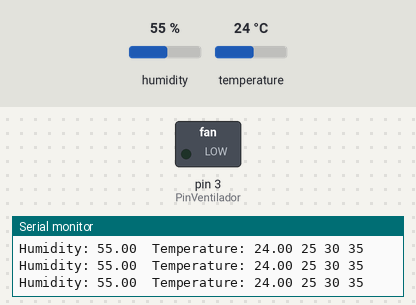
The sketch below on a simulated Arduino Uno, built with avr-gcc and run on an emulated ATmega328P. On the bench: switched loads named in the sketch (green lamp = pin HIGH), the last lines printed to the serial monitor. Inputs (shaded band) come from the test bench; at power-on: temperature 24 °C, humidity 55 %.

Above: at 2.8 s.
2.9 s: temperature set to 29 °C
9.0 s: temperature set to 32 °C
At 11.0 s:
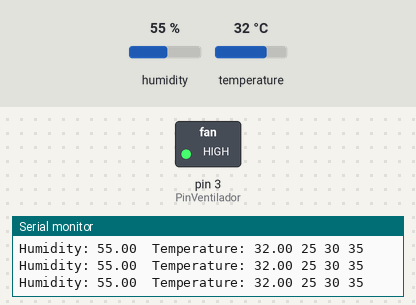
11.8 s: temperature set to 12 °C
At 13.3 s:
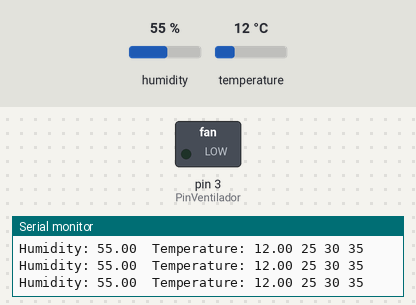
14.6 s: temperature set to 33 °C
At 17.8 s:
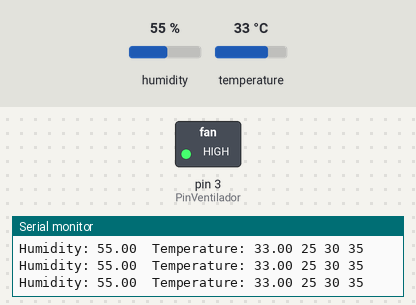
Timing chart, 0 to 19.3 s (numbered marks = the images above; inputs shaded):
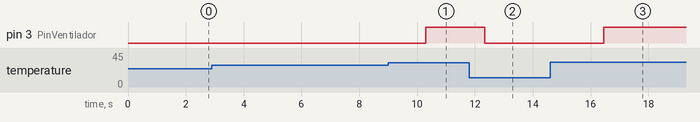

Measured:
- the behaviour switches between 30 and 31 °C on temperature (found by bisection; images 0 and 1)
- after the input at 9.0 s, pin 3 (PinVentilador): LOW → HIGH after 1.3 s
- after the input at 11.8 s, pin 3 (PinVentilador): HIGH → LOW after 0.55 s
- after the input at 14.6 s, pin 3 (PinVentilador): LOW → HIGH after 1.9 s

The sketch:

Milagro2DHT11.ino
```cpp
#include "DHT.h"

#define DHTPIN 2
#define DHTTYPE DHT11

float h;
float t;
float f;

DHT dht(DHTPIN, DHTTYPE);
int NivelActivacionVentilador = 30;
int PinVentilador = 3;

void setup() {
  Serial.begin(9600);
  Serial.println("DHTxx test!");
  pinMode(PinVentilador, OUTPUT);
  dht.begin();
}

void loop() {
  ActualizarEntradas();

  if (isnan(h) || isnan(t) || isnan(f)) {
    Serial.println("Failed to read from DHT sensor!");
    return;
  }

  ActualizarSalida();

  MostarSerial();
}

void ActualizarEntradas() {
  h = dht.readHumidity();
  t = dht.readTemperature();
  f = dht.readTemperature(true);
}

void ActualizarSalida() {
  if (t > NivelActivacionVentilador) {
    digitalWrite(PinVentilador, 1);
  } else {
    digitalWrite(PinVentilador, 0);
  }

}

void MostarSerial() {
  Serial.print("Humidity: ");
  Serial.print(h);
  Serial.print(" ");
  Serial.print(" Temperature: ");
  Serial.print(t);

  Serial.print(" ");
  Serial.print(25);
  Serial.print(" ");
  Serial.print(30);
  Serial.print(" ");
  Serial.print(35);
  Serial.print(" ");
  Serial.println();


}
```
